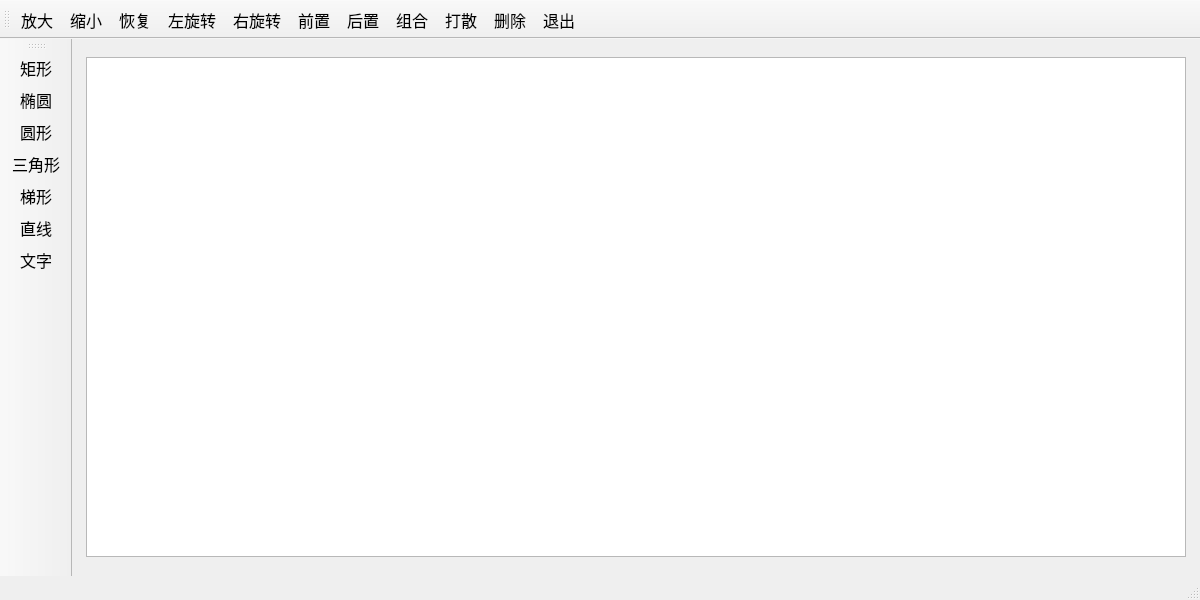
<?xml version="1.0" encoding="UTF-8"?>
<ui version="4.0">
 <class>TestGraphicsViewDraw</class>
 <widget class="QMainWindow" name="TestGraphicsViewDraw">
  <property name="geometry">
   <rect>
    <x>0</x>
    <y>0</y>
    <width>1200</width>
    <height>600</height>
   </rect>
  </property>
  <property name="font">
   <font>
    <family>Times New Roman</family>
    <pointsize>12</pointsize>
   </font>
  </property>
  <property name="windowTitle">
   <string>TestGraphicsViewDraw</string>
  </property>
  <widget class="QWidget" name="centralwidget">
   <layout class="QGridLayout" name="gridLayout">
    <item row="0" column="0">
     <widget class="customGraphicsView" name="graphicsView">
      <property name="minimumSize">
       <size>
        <width>1100</width>
        <height>500</height>
       </size>
      </property>
      <property name="maximumSize">
       <size>
        <width>1100</width>
        <height>500</height>
       </size>
      </property>
     </widget>
    </item>
   </layout>
  </widget>
  <widget class="QMenuBar" name="menubar">
   <property name="geometry">
    <rect>
     <x>0</x>
     <y>0</y>
     <width>1200</width>
     <height>28</height>
    </rect>
   </property>
  </widget>
  <widget class="QStatusBar" name="statusbar"/>
  <widget class="QToolBar" name="toolBar">
   <property name="windowTitle">
    <string>toolBar</string>
   </property>
   <property name="toolButtonStyle">
    <enum>Qt::ToolButtonTextBesideIcon</enum>
   </property>
   <attribute name="toolBarArea">
    <enum>TopToolBarArea</enum>
   </attribute>
   <attribute name="toolBarBreak">
    <bool>false</bool>
   </attribute>
   <addaction name="actZoomIn"/>
   <addaction name="actZoomOut"/>
   <addaction name="actRestore"/>
   <addaction name="actRotateLeft"/>
   <addaction name="actRotateRight"/>
   <addaction name="actEdit_Front"/>
   <addaction name="actEdit_Back"/>
   <addaction name="actGroup"/>
   <addaction name="actGroupBreak"/>
   <addaction name="actEdit_Delete"/>
   <addaction name="actQuit"/>
  </widget>
  <widget class="QToolBar" name="toolBar_2">
   <property name="windowTitle">
    <string>toolBar_2</string>
   </property>
   <property name="toolButtonStyle">
    <enum>Qt::ToolButtonTextUnderIcon</enum>
   </property>
   <attribute name="toolBarArea">
    <enum>LeftToolBarArea</enum>
   </attribute>
   <attribute name="toolBarBreak">
    <bool>false</bool>
   </attribute>
   <addaction name="actItem_Rect"/>
   <addaction name="actItem_Ellipse"/>
   <addaction name="actItem_Circle"/>
   <addaction name="actItem_Triangle"/>
   <addaction name="actItem_Polygon"/>
   <addaction name="actItem_Line"/>
   <addaction name="actItem_Text"/>
  </widget>
  <action name="actItem_Rect">
   <property name="icon">
    <iconset resource="images.qrc">
     <normaloff>:/images/RECTANGL.BMP</normaloff>:/images/RECTANGL.BMP</iconset>
   </property>
   <property name="text">
    <string>矩形</string>
   </property>
   <property name="toolTip">
    <string>添加矩形</string>
   </property>
  </action>
  <action name="actItem_Ellipse">
   <property name="icon">
    <iconset resource="images.qrc">
     <normaloff>:/images/ELLIPSE.BMP</normaloff>:/images/ELLIPSE.BMP</iconset>
   </property>
   <property name="text">
    <string>椭圆</string>
   </property>
   <property name="toolTip">
    <string>添加椭圆型</string>
   </property>
  </action>
  <action name="actItem_Line">
   <property name="icon">
    <iconset resource="images.qrc">
     <normaloff>:/images/LINE.BMP</normaloff>:/images/LINE.BMP</iconset>
   </property>
   <property name="text">
    <string>直线</string>
   </property>
   <property name="toolTip">
    <string>添加直线</string>
   </property>
  </action>
  <action name="actEdit_Delete">
   <property name="icon">
    <iconset resource="images.qrc">
     <normaloff>:/images/108.bmp</normaloff>:/images/108.bmp</iconset>
   </property>
   <property name="text">
    <string>删除</string>
   </property>
   <property name="toolTip">
    <string>删除选中的图元</string>
   </property>
  </action>
  <action name="actQuit">
   <property name="icon">
    <iconset resource="images.qrc">
     <normaloff>:/images/132.bmp</normaloff>:/images/132.bmp</iconset>
   </property>
   <property name="text">
    <string>退出</string>
   </property>
   <property name="toolTip">
    <string>退出本系统</string>
   </property>
  </action>
  <action name="actItem_Text">
   <property name="icon">
    <iconset resource="images.qrc">
     <normaloff>:/images/800.bmp</normaloff>:/images/800.bmp</iconset>
   </property>
   <property name="text">
    <string>文字</string>
   </property>
   <property name="toolTip">
    <string>添加文字</string>
   </property>
  </action>
  <action name="actEdit_Front">
   <property name="icon">
    <iconset resource="images.qrc">
     <normaloff>:/images/528.bmp</normaloff>:/images/528.bmp</iconset>
   </property>
   <property name="text">
    <string>前置</string>
   </property>
   <property name="toolTip">
    <string>居于最前面</string>
   </property>
  </action>
  <action name="actEdit_Back">
   <property name="icon">
    <iconset resource="images.qrc">
     <normaloff>:/images/526.bmp</normaloff>:/images/526.bmp</iconset>
   </property>
   <property name="text">
    <string>后置</string>
   </property>
   <property name="toolTip">
    <string>居于最后面</string>
   </property>
  </action>
  <action name="actItem_Polygon">
   <property name="icon">
    <iconset resource="images.qrc">
     <normaloff>:/images/FREEFORM.BMP</normaloff>:/images/FREEFORM.BMP</iconset>
   </property>
   <property name="text">
    <string>梯形</string>
   </property>
   <property name="toolTip">
    <string>添加梯形</string>
   </property>
  </action>
  <action name="actZoomIn">
   <property name="icon">
    <iconset resource="images.qrc">
     <normaloff>:/images/zoomin.png</normaloff>:/images/zoomin.png</iconset>
   </property>
   <property name="text">
    <string>放大</string>
   </property>
   <property name="toolTip">
    <string>放大</string>
   </property>
  </action>
  <action name="actZoomOut">
   <property name="icon">
    <iconset resource="images.qrc">
     <normaloff>:/images/zoomout.png</normaloff>:/images/zoomout.png</iconset>
   </property>
   <property name="text">
    <string>缩小</string>
   </property>
   <property name="toolTip">
    <string>缩小</string>
   </property>
  </action>
  <action name="actRotateLeft">
   <property name="icon">
    <iconset resource="images.qrc">
     <normaloff>:/images/rotateleft.png</normaloff>:/images/rotateleft.png</iconset>
   </property>
   <property name="text">
    <string>左旋转</string>
   </property>
   <property name="toolTip">
    <string>左旋转</string>
   </property>
  </action>
  <action name="actRotateRight">
   <property name="icon">
    <iconset resource="images.qrc">
     <normaloff>:/images/rotateright.png</normaloff>:/images/rotateright.png</iconset>
   </property>
   <property name="text">
    <string>右旋转</string>
   </property>
   <property name="toolTip">
    <string>右旋转</string>
   </property>
  </action>
  <action name="actRestore">
   <property name="icon">
    <iconset resource="images.qrc">
     <normaloff>:/images/420.bmp</normaloff>:/images/420.bmp</iconset>
   </property>
   <property name="text">
    <string>恢复</string>
   </property>
   <property name="toolTip">
    <string>恢复大小</string>
   </property>
  </action>
  <action name="actGroup">
   <property name="icon">
    <iconset resource="images.qrc">
     <normaloff>:/images/UNGROUP.BMP</normaloff>:/images/UNGROUP.BMP</iconset>
   </property>
   <property name="text">
    <string>组合</string>
   </property>
   <property name="toolTip">
    <string>组合</string>
   </property>
  </action>
  <action name="actGroupBreak">
   <property name="icon">
    <iconset resource="images.qrc">
     <normaloff>:/images/128.bmp</normaloff>:/images/128.bmp</iconset>
   </property>
   <property name="text">
    <string>打散</string>
   </property>
   <property name="toolTip">
    <string>取消组合</string>
   </property>
  </action>
  <action name="actItem_Circle">
   <property name="icon">
    <iconset resource="images.qrc">
     <normaloff>:/images/08.JPG</normaloff>:/images/08.JPG</iconset>
   </property>
   <property name="text">
    <string>圆形</string>
   </property>
   <property name="toolTip">
    <string>圆形</string>
   </property>
  </action>
  <action name="actItem_Triangle">
   <property name="icon">
    <iconset resource="images.qrc">
     <normaloff>:/images/Icon1242.ico</normaloff>:/images/Icon1242.ico</iconset>
   </property>
   <property name="text">
    <string>三角形</string>
   </property>
   <property name="toolTip">
    <string>三角形</string>
   </property>
  </action>
 </widget>
 <customwidgets>
  <customwidget>
   <class>customGraphicsView</class>
   <extends>QGraphicsView</extends>
   <header>customgraphicsview.h</header>
  </customwidget>
 </customwidgets>
 <resources>
  <include location="images.qrc"/>
 </resources>
 <connections>
  <connection>
   <sender>actQuit</sender>
   <signal>triggered()</signal>
   <receiver>TestGraphicsViewDraw</receiver>
   <slot>close()</slot>
   <hints>
    <hint type="sourcelabel">
     <x>-1</x>
     <y>-1</y>
    </hint>
    <hint type="destinationlabel">
     <x>473</x>
     <y>299</y>
    </hint>
   </hints>
  </connection>
 </connections>
</ui>
